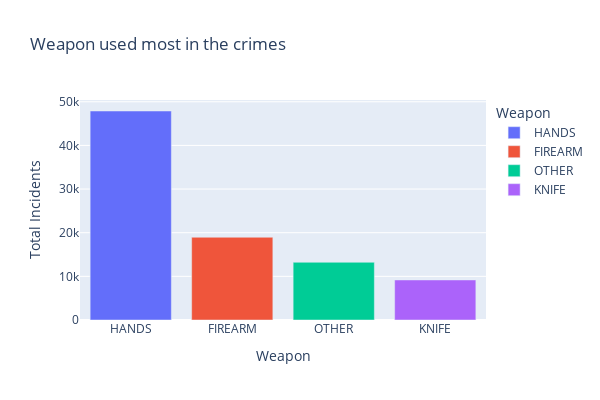

The notebook cell this image was saved under:
### Code cell
# Plotting the data: 
fig = px.bar(bar_data, x="Weapon", y="Total Incidents", title='Weapon used most in the crimes', height=400, width=600, color='Weapon')
fig.show()

### Figure 1 — Plotly figure (JSON) as saved in the notebook; plotly's stock layout.template omitted (floating-point values rounded to 4 significant figures)
{"data": [{"alignmentgroup": "True", "hovertemplate": "Weapon=%{x}<br>Total Incidents=%{y}<extra></extra>", "legendgroup": "HANDS", "marker": {"color": "#636efa", "pattern": {"shape": ""}}, "name": "HANDS", "offsetgroup": "HANDS", "orientation": "v", "showlegend": true, "textposition": "auto", "type": "bar", "x": ["HANDS"], "xaxis": "x", "y": [47885], "yaxis": "y"}, {"alignmentgroup": "True", "hovertemplate": "Weapon=%{x}<br>Total Incidents=%{y}<extra></extra>", "legendgroup": "FIREARM", "marker": {"color": "#EF553B", "pattern": {"shape": ""}}, "name": "FIREARM", "offsetgroup": "FIREARM", "orientation": "v", "showlegend": true, "textposition": "auto", "type": "bar", "x": ["FIREARM"], "xaxis": "x", "y": [18960], "yaxis": "y"}, {"alignmentgroup": "True", "hovertemplate": "Weapon=%{x}<br>Total Incidents=%{y}<extra></extra>", "legendgroup": "OTHER", "marker": {"color": "#00cc96", "pattern": {"shape": ""}}, "name": "OTHER", "offsetgroup": "OTHER", "orientation": "v", "showlegend": true, "textposition": "auto", "type": "bar", "x": ["OTHER"], "xaxis": "x", "y": [13226], "yaxis": "y"}, {"alignmentgroup": "True", "hovertemplate": "Weapon=%{x}<br>Total Incidents=%{y}<extra></extra>", "legendgroup": "KNIFE", "marker": {"color": "#ab63fa", "pattern": {"shape": ""}}, "name": "KNIFE", "offsetgroup": "KNIFE", "orientation": "v", "showlegend": true, "textposition": "auto", "type": "bar", "x": ["KNIFE"], "xaxis": "x", "y": [9177], "yaxis": "y"}], "layout": {"barmode": "relative", "height": 400, "legend": {"title": {"text": "Weapon"}, "tracegroupgap": 0}, "title": {"text": "Weapon used most in the crimes"}, "width": 600, "xaxis": {"anchor": "y", "categoryarray": ["HANDS", "FIREARM", "OTHER", "KNIFE"], "categoryorder": "array", "domain": [0, 1], "title": {"text": "Weapon"}}, "yaxis": {"anchor": "x", "domain": [0, 1], "title": {"text": "Total Incidents"}}}}
